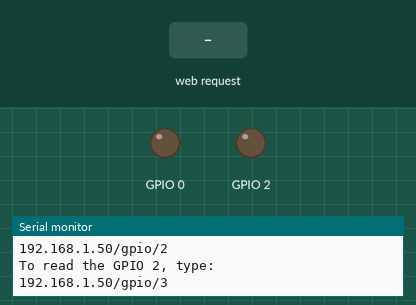
This sketch was run on a simulated ESP8266 (NodeMCU). Shown: output pins drawn as LEDs (lit = HIGH), the last lines printed to the serial monitor. The inputs (shaded band) are chosen by the test bench. WiFi joins after 1.5 s; servers stay silent unless stated.

Above: at 2.7 s.
2.8 s: HTTP request GET /gpio/1 received
At 4.0 s:
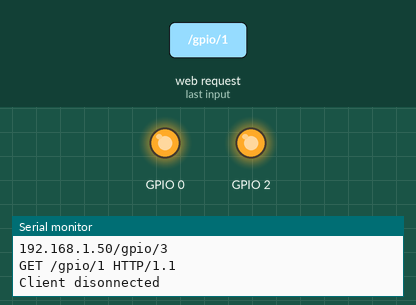
4.3 s: HTTP request GET /gpio/0 received
At 5.3 s:
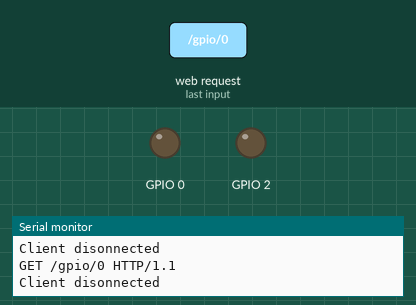
5.8 s: HTTP request GET /gpio/2 received
At 6.6 s:
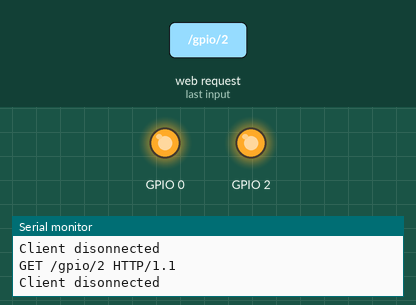
Timing chart, 0 to 8.8 s (numbered marks = the images above; inputs shaded):
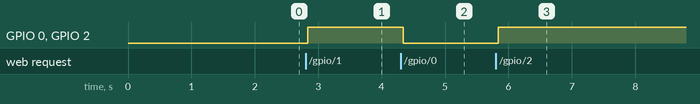

The sketch:

GPIO_by_web.ino
```cpp
/*
 *  EasyloT sketch tweeked by Barnabybear - original @
 *  http://iot-playground.com/2-uncategorised/40-esp8266-wifi-relay-switch-arduino-ide
 *  This sketch demonstrates how to set up a simple HTTP-like server.
 *  The server will set a GPIO pin depending on the request
 *    http://server_ip/gpio/0 will set the GPIO2 low,
 *    http://server_ip/gpio/1 will set the GPIO2 high
 *  server_ip is the IP address of the ESP8266 module, will be
 *  printed to Serial when the module is connected.
 */

#include <ESP8266WiFi.h>

const char* ssid = "YOUR_WIFI";
const char* password = "YOUR_PASSWORD";

// Create an instance of the server
// specify the port to listen on as an argument
WiFiServer server(80);

void setup() {
  Serial.begin(115200);
  delay(10);

  // prepare GPIO2
  pinMode(2, OUTPUT);
  pinMode(0, OUTPUT);
  digitalWrite(2, 0);
  digitalWrite(0, 0);

  // Connect to WiFi network
  Serial.println();
  Serial.println();
  Serial.print("Connecting to ");
  Serial.println(ssid);

  WiFi.begin(ssid, password);

  while (WiFi.status() != WL_CONNECTED) {
    delay(500);
    Serial.print(".");
  }
  Serial.println("");
  Serial.println("WiFi connected");

  // Start the server
  server.begin();
  Serial.println("Server started @ ");

  // Print the IP address & instructions
  Serial.println(WiFi.localIP());
  Serial.println("To control GPIO, open your web browser.");
  Serial.println("To set GPIO 2 high, type:");
  Serial.print(WiFi.localIP());
  Serial.println("/gpio/1");
  Serial.println("To set GPIO 2 low, type:");
  Serial.print(WiFi.localIP());
  Serial.println("/gpio/0");
  Serial.println("To toggle GPIO 2, type:");
  Serial.print(WiFi.localIP());
  Serial.println("/gpio/2");
  Serial.println("To read the GPIO 2, type:");
  Serial.print(WiFi.localIP());
  Serial.println("/gpio/3");
}

void loop() {
  // Check if a client has connected
  WiFiClient client = server.available();
  if (!client) {
    delay(100);
    return;
  }

  // Commented out by BB as gets stuck in while loop.
  // Wait until the client sends some data
  //Serial.println("new client");
  //while(!client.available()){
  //  delay(1);
  //}

  // Read the first line of the request
  String req = client.readStringUntil('\r');
  Serial.println(req);
  client.flush();

  // Match the request
  int val;
  if (req.indexOf("/gpio/0") != -1)
    val = 0;
  else if (req.indexOf("/gpio/1") != -1)
    val = 1;
  else if (req.indexOf("/gpio/2") != -1)
   val = (!digitalRead(2)); // <<<<< Edit: insert /gpio/3 lines after this line.
  else if (req.indexOf("/gpio/3") != -1)
   val = (digitalRead(2));
  else {
    Serial.print("invalid request (");
    Serial.print(req);
    Serial.println(")");
    client.print("HTTP/1.1 404\r\n");
    client.stop();
    return;
  }

  // Set GPIO2 according to the request
  digitalWrite(2, val);
  digitalWrite(0, val);
  client.flush();

  // Prepare the response
  String s = "HTTP/1.1 200 OK\r\nContent-Type: text/html\r\n\r\n<!DOCTYPE HTML>\r\n<html>\r\nGPIO is now ";
  s += (val)?"high":"low";
  s += "</html>\n";

  // Send the response to the client
  client.print(s);
  delay(1);
  Serial.println("Client disonnected");

  // The client will actually be disconnected
  // when the function returns and 'client' object is detroyed
}
```

Measured:
- after the input at 2.8 s, GPIO 0, GPIO 2: LOW → HIGH at once
- after the input at 4.3 s, GPIO 0, GPIO 2: HIGH → LOW at once
- after the input at 5.8 s, GPIO 0, GPIO 2: LOW → HIGH at once
